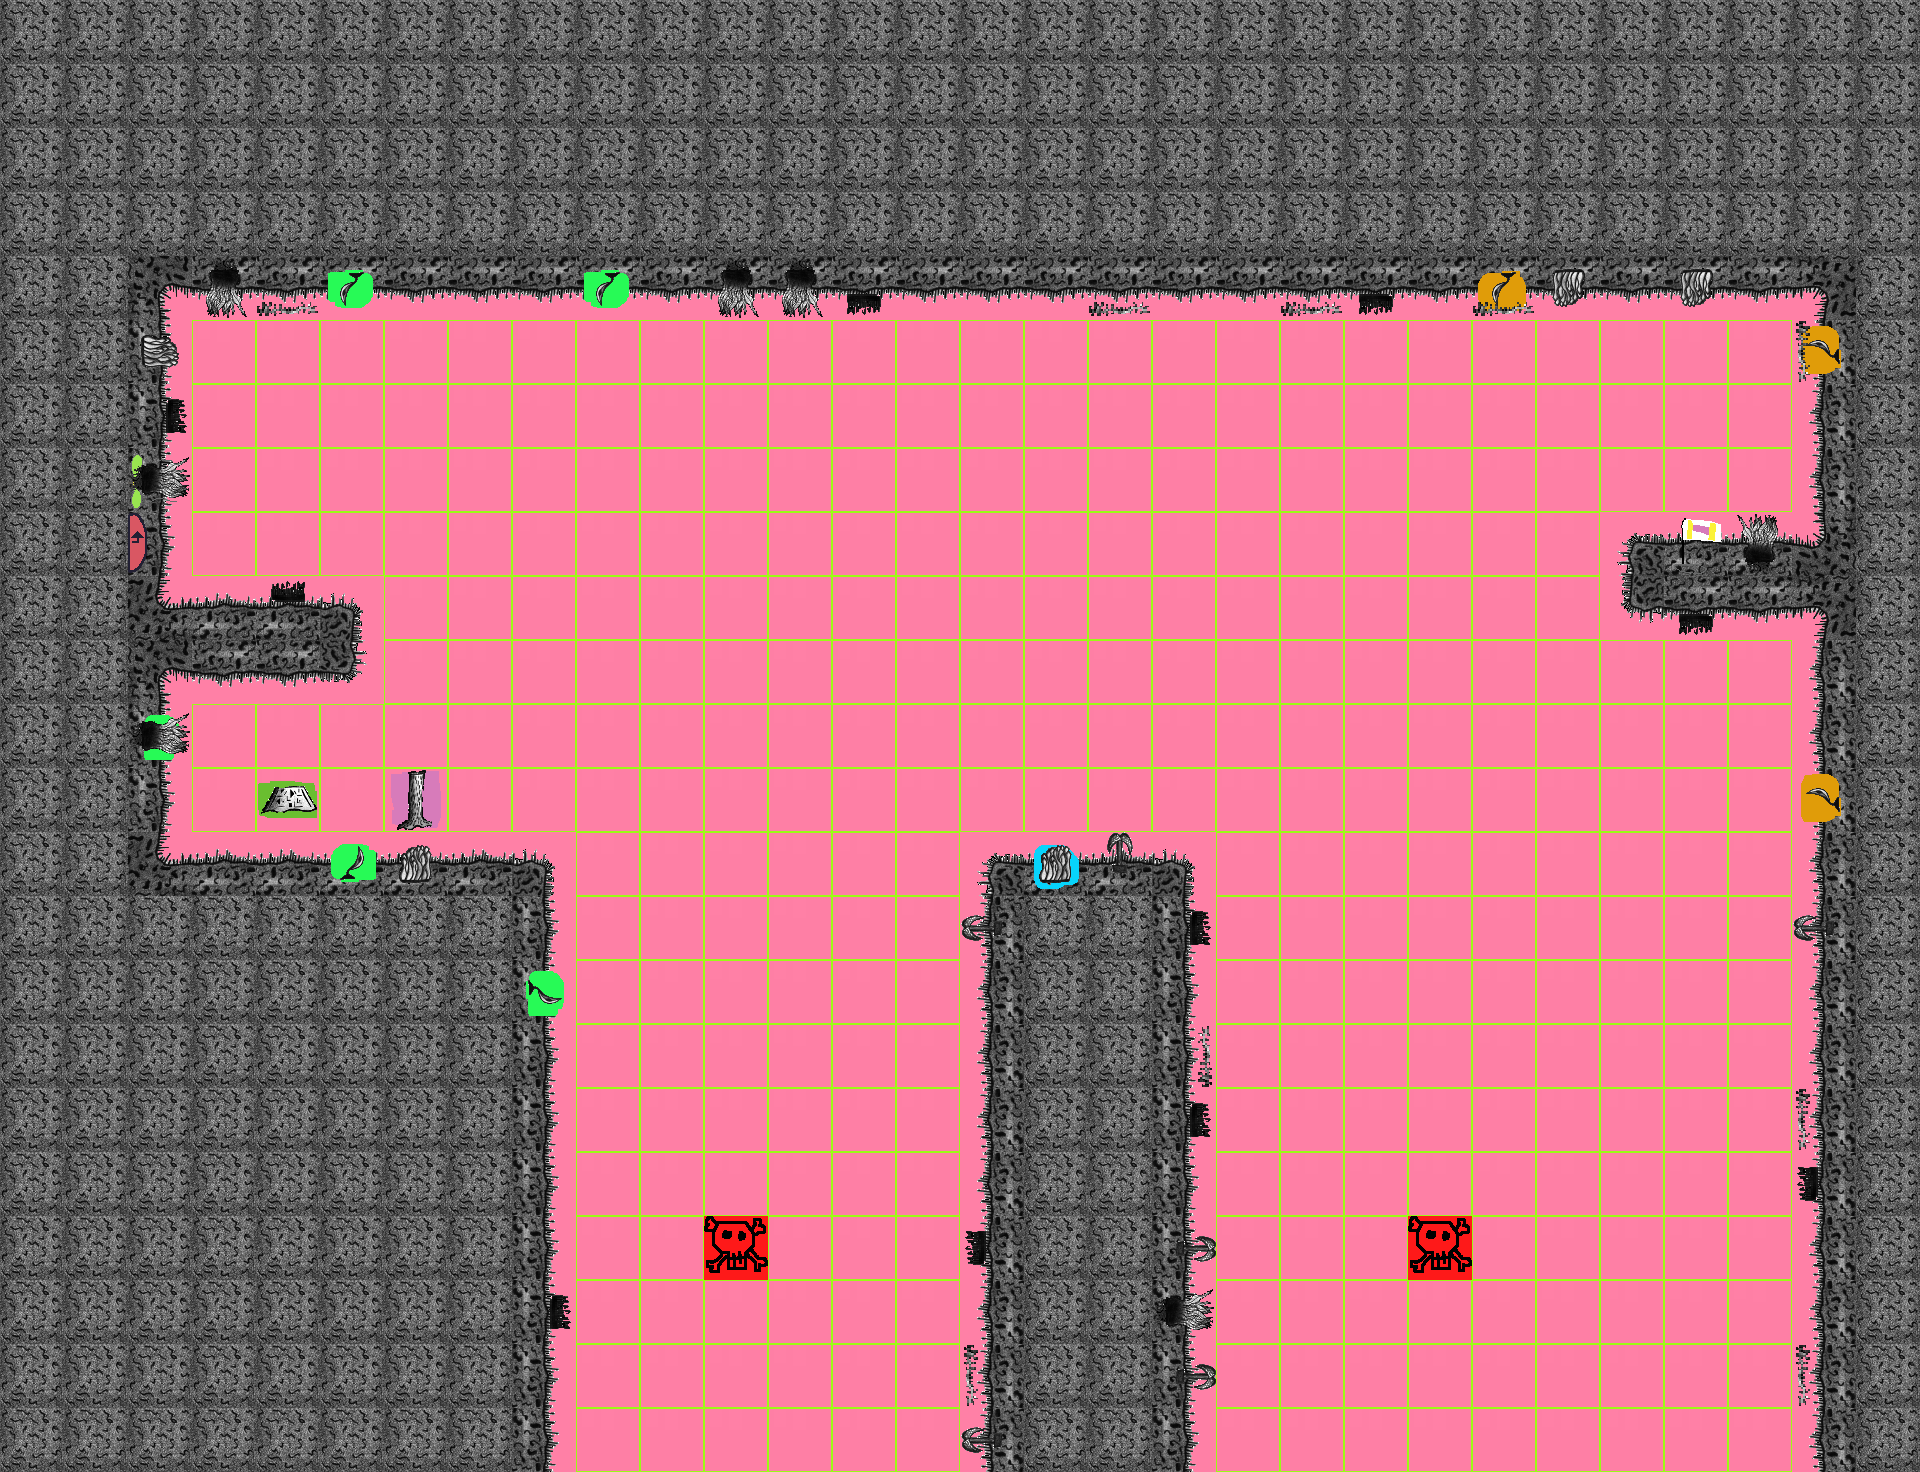

Below is a game level as drawn by its tile map, then a one-line description and the .tmx file that defines it, in full:
An orthogonal 30x23 tile map with 64x64 px tiles, 3 tile layers (Tiles, Ingredients, Decorations), 3 tilesets.

<map version="1.0" orientation="orthogonal" renderorder="right-down" width="30" height="23" tilewidth="64" tileheight="64" backgroundcolor="#ff80a6" nextobjectid="1">
 <tileset firstgid="1" source="../Tiles.tsx" />
 <tileset firstgid="51" source="../Ingredients.tsx" />
 <tileset firstgid="101" source="../Decorations.tsx" />
 <layer name="Tiles" width="30" height="23">
  <data encoding="csv">
13,13,13,13,13,13,13,13,13,13,13,13,13,13,13,13,13,13,13,13,13,13,13,13,13,13,13,13,13,13,
13,13,13,13,13,13,13,13,13,13,13,13,13,13,13,13,13,13,13,13,13,13,13,13,13,13,13,13,13,13,
13,13,13,13,13,13,13,13,13,13,13,13,13,13,13,13,13,13,13,13,13,13,13,13,13,13,13,13,13,13,
13,13,13,13,13,13,13,13,13,13,13,13,13,13,13,13,13,13,13,13,13,13,13,13,13,13,13,13,13,13,
13,13,16,23,23,23,23,23,23,23,23,23,23,23,23,23,23,23,23,23,23,23,23,23,23,23,23,23,15,13,
13,13,14,1,1,1,1,1,1,1,1,1,1,1,1,1,1,1,1,1,1,1,1,1,1,1,1,1,12,13,
13,13,14,1,1,1,1,1,1,1,1,1,1,1,1,1,1,1,1,1,1,1,1,1,1,1,1,1,12,13,
13,13,14,1,1,1,1,1,1,1,1,1,1,1,1,1,1,1,1,1,1,1,1,1,1,1,1,1,12,13,
13,13,14,1,1,1,1,1,1,1,1,1,1,1,1,1,1,1,1,1,1,1,1,1,1,2,3,3,5,13,
13,13,6,3,3,4,1,1,1,1,1,1,1,1,1,1,1,1,1,1,1,1,1,1,1,22,23,23,15,13,
13,13,16,23,23,24,1,1,1,1,1,1,1,1,1,1,1,1,1,1,1,1,1,1,1,1,1,1,12,13,
13,13,14,1,1,1,1,1,1,1,1,1,1,1,1,1,1,1,1,1,1,1,1,1,1,1,1,1,12,13,
13,13,14,1,1,1,1,1,1,1,1,1,1,1,1,1,1,1,1,1,1,1,1,1,1,1,1,1,12,13,
13,13,6,3,3,3,3,3,4,1,1,1,1,1,1,2,3,3,4,1,1,1,1,1,1,1,1,1,12,13,
13,13,13,13,13,13,13,13,14,1,1,1,1,1,1,12,13,13,14,1,1,1,1,1,1,1,1,1,12,13,
13,13,13,13,13,13,13,13,14,1,1,1,1,1,1,12,13,13,14,1,1,1,1,1,1,1,1,1,12,13,
13,13,13,13,13,13,13,13,14,1,1,1,1,1,1,12,13,13,14,1,1,1,1,1,1,1,1,1,12,13,
13,13,13,13,13,13,13,13,14,1,1,1,1,1,1,12,13,13,14,1,1,1,1,1,1,1,1,1,12,13,
13,13,13,13,13,13,13,13,14,1,1,1,1,1,1,12,13,13,14,1,1,1,1,1,1,1,1,1,12,13,
13,13,13,13,13,13,13,13,14,1,1,1,1,1,1,12,13,13,14,1,1,1,1,1,1,1,1,1,12,13,
13,13,13,13,13,13,13,13,14,1,1,1,1,1,1,12,13,13,14,1,1,1,1,1,1,1,1,1,12,13,
13,13,13,13,13,13,13,13,14,1,1,1,1,1,1,12,13,13,14,1,1,1,1,1,1,1,1,1,12,13,
13,13,13,13,13,13,13,13,14,1,1,1,1,1,1,12,13,13,14,1,1,1,1,1,1,1,1,1,12,13
</data>
 </layer>
 <layer name="Ingredients" width="30" height="23">
  <data encoding="csv">
0,0,0,0,0,0,0,0,0,0,0,0,0,0,0,0,0,0,0,0,0,0,0,0,0,0,0,0,0,0,
0,0,0,0,0,0,0,0,0,0,0,0,0,0,0,0,0,0,0,0,0,0,0,0,0,0,0,0,0,0,
0,0,0,0,0,0,0,0,0,0,0,0,0,0,0,0,0,0,0,0,0,0,0,0,0,0,0,0,0,0,
0,0,0,0,0,0,0,0,0,0,0,0,0,0,0,0,0,0,0,0,0,0,0,0,0,0,0,0,0,0,
0,0,0,0,0,138,0,0,0,138,0,0,0,0,0,0,0,0,0,0,0,0,0,134,0,0,0,0,0,0,
0,0,0,0,0,0,0,0,0,0,0,0,0,0,0,0,0,0,0,0,0,0,0,0,0,0,0,0,133,0,
0,0,0,0,0,0,0,0,0,0,0,0,0,0,0,0,0,0,0,0,0,0,0,0,0,0,0,0,0,0,
0,0,77,0,0,0,0,0,0,0,0,0,0,0,0,0,0,0,0,0,0,0,0,0,0,0,0,0,0,0,
0,0,56,0,0,0,0,0,0,0,0,0,0,0,0,0,0,0,0,0,0,0,0,0,0,0,61,0,0,0,
0,0,0,0,0,0,0,0,0,0,0,0,0,0,0,0,0,0,0,0,0,0,0,0,0,0,0,0,0,0,
0,0,0,0,0,0,0,0,0,0,0,0,0,0,0,0,0,0,0,0,0,0,0,0,0,0,0,0,0,0,
0,0,128,0,0,0,0,0,0,0,0,0,0,0,0,0,0,0,0,0,0,0,0,0,0,0,0,0,0,0,
0,0,0,0,58,0,57,0,0,0,0,0,0,0,0,0,0,0,0,0,0,0,0,0,0,0,0,0,133,0,
0,0,0,0,0,127,0,0,0,0,0,0,0,0,0,0,129,0,0,0,0,0,0,0,0,0,0,0,0,0,
0,0,0,0,0,0,0,0,0,0,0,0,0,0,0,0,0,0,0,0,0,0,0,0,0,0,0,0,0,0,
0,0,0,0,0,0,0,0,128,0,0,0,0,0,0,0,0,0,0,0,0,0,0,0,0,0,0,0,0,0,
0,0,0,0,0,0,0,0,0,0,0,0,0,0,0,0,0,0,0,0,0,0,0,0,0,0,0,0,0,0,
0,0,0,0,0,0,0,0,0,0,0,0,0,0,0,0,0,0,0,0,0,0,0,0,0,0,0,0,0,0,
0,0,0,0,0,0,0,0,0,0,0,0,0,0,0,0,0,0,0,0,0,0,0,0,0,0,0,0,0,0,
0,0,0,0,0,0,0,0,0,0,0,71,0,0,0,0,0,0,0,0,0,0,71,0,0,0,0,0,0,0,
0,0,0,0,0,0,0,0,0,0,0,0,0,0,0,0,0,0,0,0,0,0,0,0,0,0,0,0,0,0,
0,0,0,0,0,0,0,0,0,0,0,0,0,0,0,0,0,0,0,0,0,0,0,0,0,0,0,0,0,0,
0,0,0,0,0,0,0,0,0,0,0,0,0,0,0,0,0,0,0,0,0,0,0,0,0,0,0,0,0,0
</data>
 </layer>
 <layer name="Decorations" width="30" height="23">
  <data encoding="csv">
0,0,0,0,0,0,0,0,0,0,0,0,0,0,0,0,0,0,0,0,0,0,0,0,0,0,0,0,0,0,
0,0,0,0,0,0,0,0,0,0,0,0,0,0,0,0,0,0,0,0,0,0,0,0,0,0,0,0,0,0,
0,0,0,0,0,0,0,0,0,0,0,0,0,0,0,0,0,0,0,0,0,0,0,0,0,0,0,0,0,0,
0,0,0,0,0,0,0,0,0,0,0,0,0,0,0,0,0,0,0,0,0,0,0,0,0,0,0,0,0,0,
0,0,0,112,120,0,0,0,0,0,0,112,112,114,0,0,0,120,0,0,120,114,0,120,116,0,116,0,0,0,
0,0,106,0,0,0,0,0,0,0,0,0,0,0,0,0,0,0,0,0,0,0,0,0,0,0,0,0,119,0,
0,0,104,0,0,0,0,0,0,0,0,0,0,0,0,0,0,0,0,0,0,0,0,0,0,0,0,0,0,0,
0,0,102,0,0,0,0,0,0,0,0,0,0,0,0,0,0,0,0,0,0,0,0,0,0,0,0,0,0,0,
0,0,0,0,0,0,0,0,0,0,0,0,0,0,0,0,0,0,0,0,0,0,0,0,0,0,0,101,0,0,
0,0,0,0,103,0,0,0,0,0,0,0,0,0,0,0,0,0,0,0,0,0,0,0,0,0,114,0,0,0,
0,0,0,0,0,0,0,0,0,0,0,0,0,0,0,0,0,0,0,0,0,0,0,0,0,0,0,0,0,0,
0,0,102,0,0,0,0,0,0,0,0,0,0,0,0,0,0,0,0,0,0,0,0,0,0,0,0,0,0,0,
0,0,0,0,0,0,0,0,0,0,0,0,0,0,0,0,0,0,0,0,0,0,0,0,0,0,0,0,0,0,
0,0,0,0,0,0,105,0,0,0,0,0,0,0,0,0,105,107,0,0,0,0,0,0,0,0,0,0,0,0,
0,0,0,0,0,0,0,0,0,0,0,0,0,0,0,117,0,0,104,0,0,0,0,0,0,0,0,0,117,0,
0,0,0,0,0,0,0,0,0,0,0,0,0,0,0,0,0,0,0,0,0,0,0,0,0,0,0,0,0,0,
0,0,0,0,0,0,0,0,0,0,0,0,0,0,0,0,0,0,110,0,0,0,0,0,0,0,0,0,0,0,
0,0,0,0,0,0,0,0,0,0,0,0,0,0,0,0,0,0,104,0,0,0,0,0,0,0,0,0,119,0,
0,0,0,0,0,0,0,0,0,0,0,0,0,0,0,0,0,0,0,0,0,0,0,0,0,0,0,0,113,0,
0,0,0,0,0,0,0,0,0,0,0,0,0,0,0,113,0,0,108,0,0,0,0,0,0,0,0,0,0,0,
0,0,0,0,0,0,0,0,104,0,0,0,0,0,0,0,0,0,102,0,0,0,0,0,0,0,0,0,0,0,
0,0,0,0,0,0,0,0,0,0,0,0,0,0,0,119,0,0,108,0,0,0,0,0,0,0,0,0,119,0,
0,0,0,0,0,0,0,0,0,0,0,0,0,0,0,117,0,0,0,0,0,0,0,0,0,0,0,0,0,0
</data>
 </layer>
</map>
